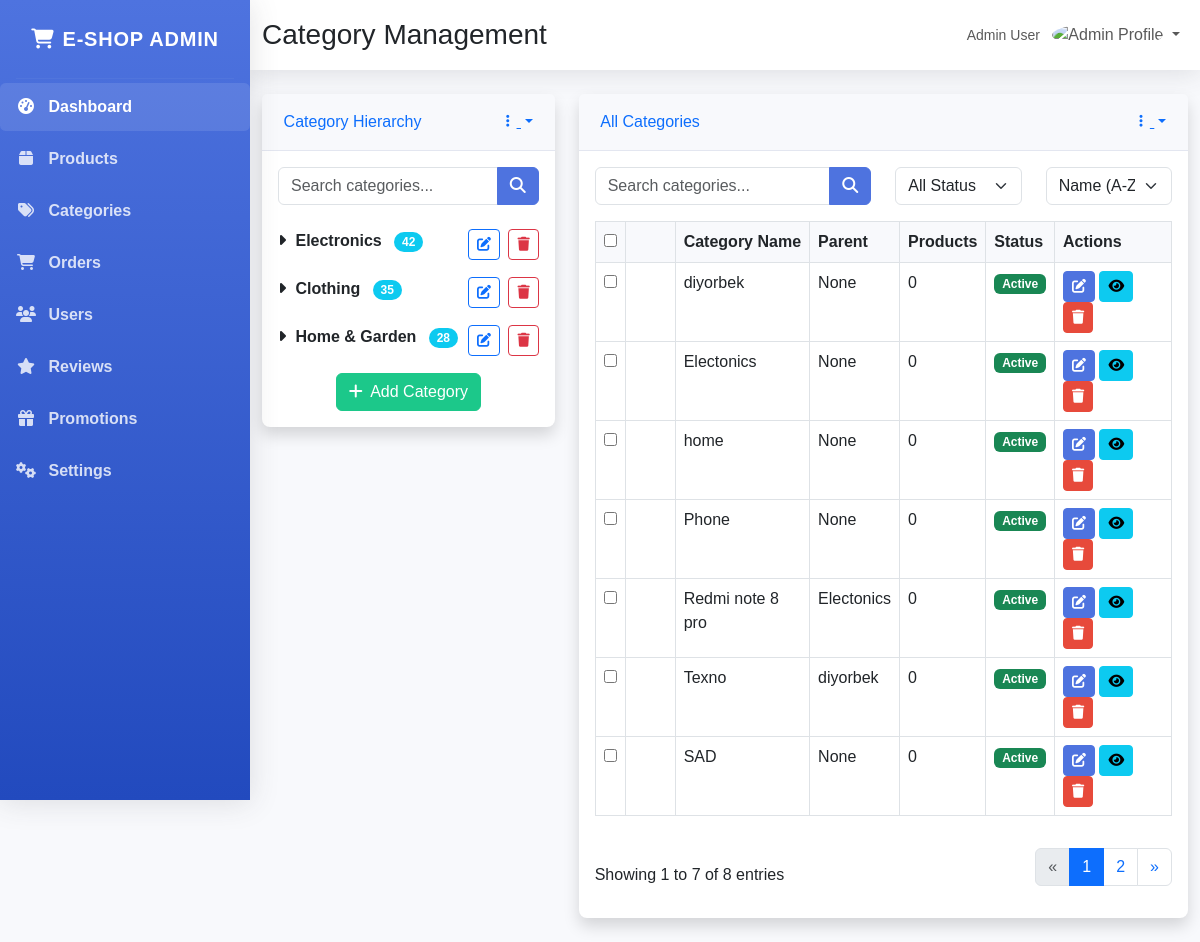
Before: /admin-category/ with the older database file.
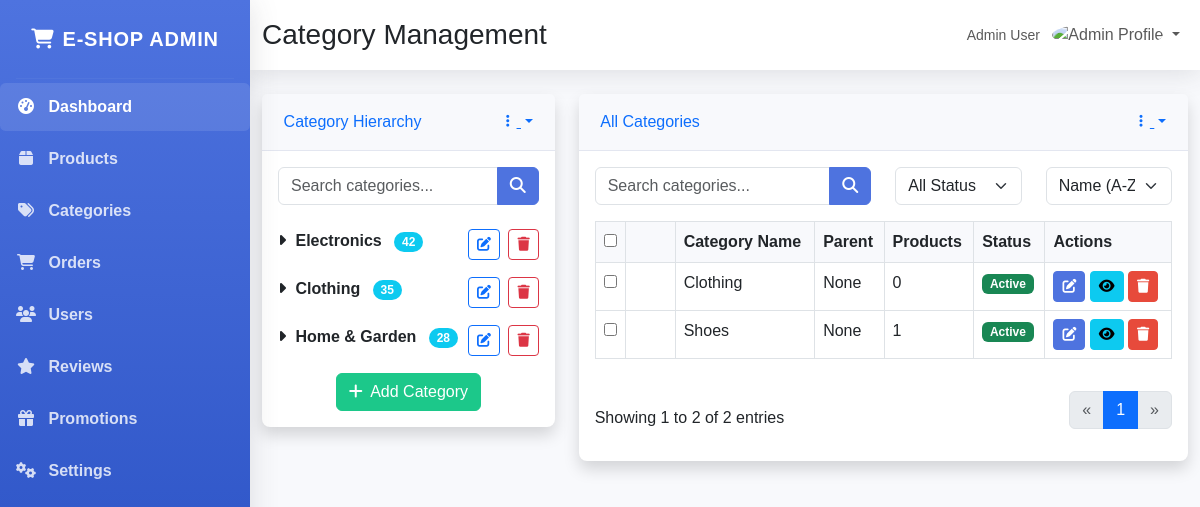
After: the same page with the newer database file.
### app/models.py (models this page shows, shortened)
class Category(models.Model):
    STATUS_CHOICES = (
        ('active', 'Active'),
        ('inactive', 'Inactive'),
    )
    name = models.CharField(max_length=100, unique=True)
    slug = models.SlugField(
        max_length=100,
        unique=True,
        blank=True,
        help_text="Auto-generated from name if left blank"
    )
    parent = models.ForeignKey(
        'self',
        on_delete=models.SET_NULL,
        null=True,
        blank=True,
        related_name='subcategories',
        help_text="Parent category, if any"
    )
    status = models.CharField(
        max_length=20,
        choices=STATUS_CHOICES,
        default='active'
    )
    description = models.TextField(blank=True, null=True)
    image = models.ImageField(upload_to='categories/')
    meta_title = models.CharField(max_length=200, blank=True, null=True)
    meta_description = models.TextField(blank=True, null=True)
    meta_keywords = models.CharField(
        max_length=200,
        blank=True,
        null=True,
        help_text="Comma-separated keywords"
    )
    created_at = models.DateTimeField(auto_now_add=True)
    updated_at = models.DateTimeField(auto_now=True)
    def __str__(self):
        return self.name
    class Meta:
        verbose_name = "Category"
        verbose_name_plural = "Categories"

### app/views.py (the view, shortened to what this page needs)
# urls.py: path('admin-category/', AdminCategory.as_view(), name='admin-category-add'),
class AdminCategory(ListView):
    model = Category
    template_name = 'ecomm/admin/category.html'
    context_object_name = 'categories'
    paginate_by = 7
    def get_queryset(self):
        return Category.objects.all()
    def get_context_data(self, **kwargs):
        context = super().get_context_data(**kwargs)
        context['form'] = CategoryForm()
        return context

### templates/ecomm/admin/category.html (shortened to what the changed rows need)
<!DOCTYPE html>
<html lang="en">
<head>
    <link href="https://cdnjs.cloudflare.com/ajax/libs/bootstrap/5.3.0/css/bootstrap.min.css" rel="stylesheet">
    <link href="https://cdnjs.cloudflare.com/ajax/libs/font-awesome/6.4.0/css/all.min.css" rel="stylesheet">
</head>
<body>
{% block content %}
    <div class="d-flex" id="wrapper">
        <div id="content">
            <nav class="navbar navbar-expand topbar mb-4 static-top">
                <div class="container-fluid">
                    <h1 class="h3 mb-0 text-gray-800">Category Management</h1>
                </div>
            </nav>
            <div class="container-fluid">
                <div class="row">
                    <div class="col-md-8">
                        <div class="card shadow mb-4">
                            <div class="card-body">
                                <div class="table-responsive">
                                    <table class="table table-bordered table-hover" id="categoryTable" width="100%"
                                           cellspacing="0">
                                        <thead>
                                        <tr>
                                            <th width="30px">
                                                <input type="checkbox" id="selectAll">
                                            </th>
                                            <th width="50px"></th>
                                            <th>Category Name</th>
                                            <th>Parent</th>
                                            <th>Products</th>
                                            <th>Status</th>
                                            <th>Actions</th>
                                        </tr>
                                        </thead>
                                        <tbody>
                                        {% for category in categories %}
                                            <tr>
                                                <td><input type="checkbox" class="category-checkbox"
                                                           value="{{ category.pk }}"></td>
                                                <td>
                                                </td>
                                                <td>{{ category.name }}</td>
                                                <td>{{ category.parent.name|default:"None" }}</td>
                                                <td>{{ category.products.count }}</td>
                                                <td>
                <span class="badge {% if category.status == 'active' %}bg-success{% else %}bg-danger{% endif %}">
                    {{ category.status|capfirst }}
                </span>
                                                </td>
                                                <td>
                                                    <button class="btn btn-sm btn-primary" data-bs-toggle="modal"
                                                            data-bs-target="#addCategoryModal"
                                                            onclick="openEditModal('{% url 'admin-category-update' category.pk %}')">
                                                        <i class="fas fa-edit"></i>
                                                    </button>
                                                    <button class="btn btn-sm btn-info"
                                                            onclick="viewCategory('{{ category.slug }}')">
                                                        <i class="fas fa-eye"></i>
                                                    </button>
                                                    <button class="btn btn-sm btn-danger"
                                                            onclick="deleteCategory('{{ category.slug }}')">
                                                        <i class="fas fa-trash"></i>
                                                    </button>
                                                </td>
                                            </tr>
                                        {% empty %}
                                            <tr>
                                                <td colspan="7" class="text-center">No categories found.</td>
                                            </tr>
                                        {% endfor %}
                                        </tbody>
                                    </table>
                                </div>
                                <div class="d-flex justify-content-between align-items-center mt-3">
                                    <div>
                                        <span>Showing {{ page_obj.start_index }} to {{ page_obj.end_index }} of {{ paginator.count }} entries</span>
                                    </div>
                                    <nav aria-label="Page navigation">
                                        <ul class="pagination">
                                            {% for num in page_obj.paginator.page_range %}
                                                <li class="page-item {% if page_obj.number == num %}active{% endif %}">
                                                    <a class="page-link" href="?page={{ num }}">{{ num }}</a>
                                                </li>
                                            {% endfor %}
                                            {% if page_obj.has_next %}
                                                <li class="page-item">
                                                    <a class="page-link" href="?page={{ page_obj.next_page_number }}"
                                                       aria-label="Next">
                                                        <span aria-hidden="true">»</span>
                                                    </a>
                                                </li>
                                            {% else %}
                                                <li class="page-item disabled">
                                                    <a class="page-link" href="#" aria-label="Next">
                                                        <span aria-hidden="true">»</span>
                                                    </a>
                                                </li>
                                            {% endif %}
                                        </ul>
                                    </nav>
                                </div>
                            </div>
                        </div>
                    </div>
                </div>
            </div>
        </div>
    </div>
{% endblock %}
</body>

Changed rows visible on the page:
removed Category: name "diyorbek", parent.name "None", products.count "0", status "Active"
removed Category: name "Electonics", parent.name "None", products.count "0", status "Active"
removed Category: name "home", parent.name "None", products.count "0", status "Active"
removed Category: name "Phone", parent.name "None", products.count "0", status "Active"
removed Category: name "Redmi note 8 pro", parent.name "Electonics", products.count "0", status "Active"
removed Category: name "Texno", parent.name "diyorbek", products.count "0", status "Active"
removed Category: name "SAD", parent.name "None", products.count "0", status "Active"
added Category: name "Clothing", parent.name "None", products.count "0", status "Active"
added Category: name "Shoes", parent.name "None", products.count "1", status "Active"
Other visible differences:
{{ page_obj.end_index }}: "7" → "2"
{{ paginator.count }}: "8" → "2"
list line gone: "2"
